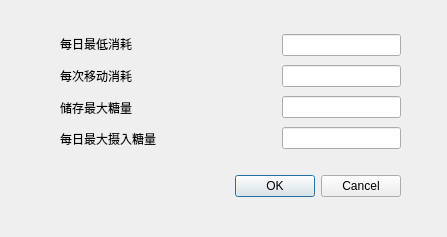
<?xml version="1.0" encoding="UTF-8"?>
<ui version="4.0">
 <class>wormDialog</class>
 <widget class="QDialog" name="wormDialog">
  <property name="enabled">
   <bool>true</bool>
  </property>
  <property name="geometry">
   <rect>
    <x>0</x>
    <y>0</y>
    <width>447</width>
    <height>237</height>
   </rect>
  </property>
  <property name="sizePolicy">
   <sizepolicy hsizetype="Preferred" vsizetype="Preferred">
    <horstretch>0</horstretch>
    <verstretch>0</verstretch>
   </sizepolicy>
  </property>
  <property name="minimumSize">
   <size>
    <width>447</width>
    <height>237</height>
   </size>
  </property>
  <property name="maximumSize">
   <size>
    <width>447</width>
    <height>237</height>
   </size>
  </property>
  <property name="windowTitle">
   <string>虫子消耗参数</string>
  </property>
  <property name="sizeGripEnabled">
   <bool>false</bool>
  </property>
  <widget class="QDialogButtonBox" name="buttonBox">
   <property name="geometry">
    <rect>
     <x>60</x>
     <y>170</y>
     <width>341</width>
     <height>32</height>
    </rect>
   </property>
   <property name="orientation">
    <enum>Qt::Horizontal</enum>
   </property>
   <property name="standardButtons">
    <set>QDialogButtonBox::Cancel|QDialogButtonBox::Ok</set>
   </property>
  </widget>
  <widget class="QWidget" name="layoutWidget">
   <property name="geometry">
    <rect>
     <x>60</x>
     <y>31</y>
     <width>341</width>
     <height>121</height>
    </rect>
   </property>
   <layout class="QHBoxLayout" name="horizontalLayout">
    <item>
     <layout class="QVBoxLayout" name="verticalLayout">
      <item>
       <widget class="QLabel" name="label">
        <property name="text">
         <string>每日最低消耗</string>
        </property>
       </widget>
      </item>
      <item>
       <widget class="QLabel" name="label_2">
        <property name="text">
         <string>每次移动消耗</string>
        </property>
       </widget>
      </item>
      <item>
       <widget class="QLabel" name="label_3">
        <property name="text">
         <string>储存最大糖量</string>
        </property>
       </widget>
      </item>
      <item>
       <widget class="QLabel" name="label_4">
        <property name="text">
         <string>每日最大摄入糖量</string>
        </property>
       </widget>
      </item>
     </layout>
    </item>
    <item>
     <spacer name="horizontalSpacer">
      <property name="orientation">
       <enum>Qt::Horizontal</enum>
      </property>
      <property name="sizeType">
       <enum>QSizePolicy::Expanding</enum>
      </property>
      <property name="sizeHint" stdset="0">
       <size>
        <width>120</width>
        <height>20</height>
       </size>
      </property>
     </spacer>
    </item>
    <item>
     <layout class="QVBoxLayout" name="verticalLayout_2">
      <item>
       <widget class="QLineEdit" name="minConsum"/>
      </item>
      <item>
       <widget class="QLineEdit" name="moveConsum"/>
      </item>
      <item>
       <widget class="QLineEdit" name="maxSugar"/>
      </item>
      <item>
       <widget class="QLineEdit" name="dayMaxSugar"/>
      </item>
     </layout>
    </item>
   </layout>
  </widget>
 </widget>
 <resources/>
 <connections>
  <connection>
   <sender>buttonBox</sender>
   <signal>accepted()</signal>
   <receiver>wormDialog</receiver>
   <slot>accept()</slot>
   <hints>
    <hint type="sourcelabel">
     <x>248</x>
     <y>254</y>
    </hint>
    <hint type="destinationlabel">
     <x>157</x>
     <y>274</y>
    </hint>
   </hints>
  </connection>
  <connection>
   <sender>buttonBox</sender>
   <signal>rejected()</signal>
   <receiver>wormDialog</receiver>
   <slot>reject()</slot>
   <hints>
    <hint type="sourcelabel">
     <x>316</x>
     <y>260</y>
    </hint>
    <hint type="destinationlabel">
     <x>286</x>
     <y>274</y>
    </hint>
   </hints>
  </connection>
 </connections>
</ui>
